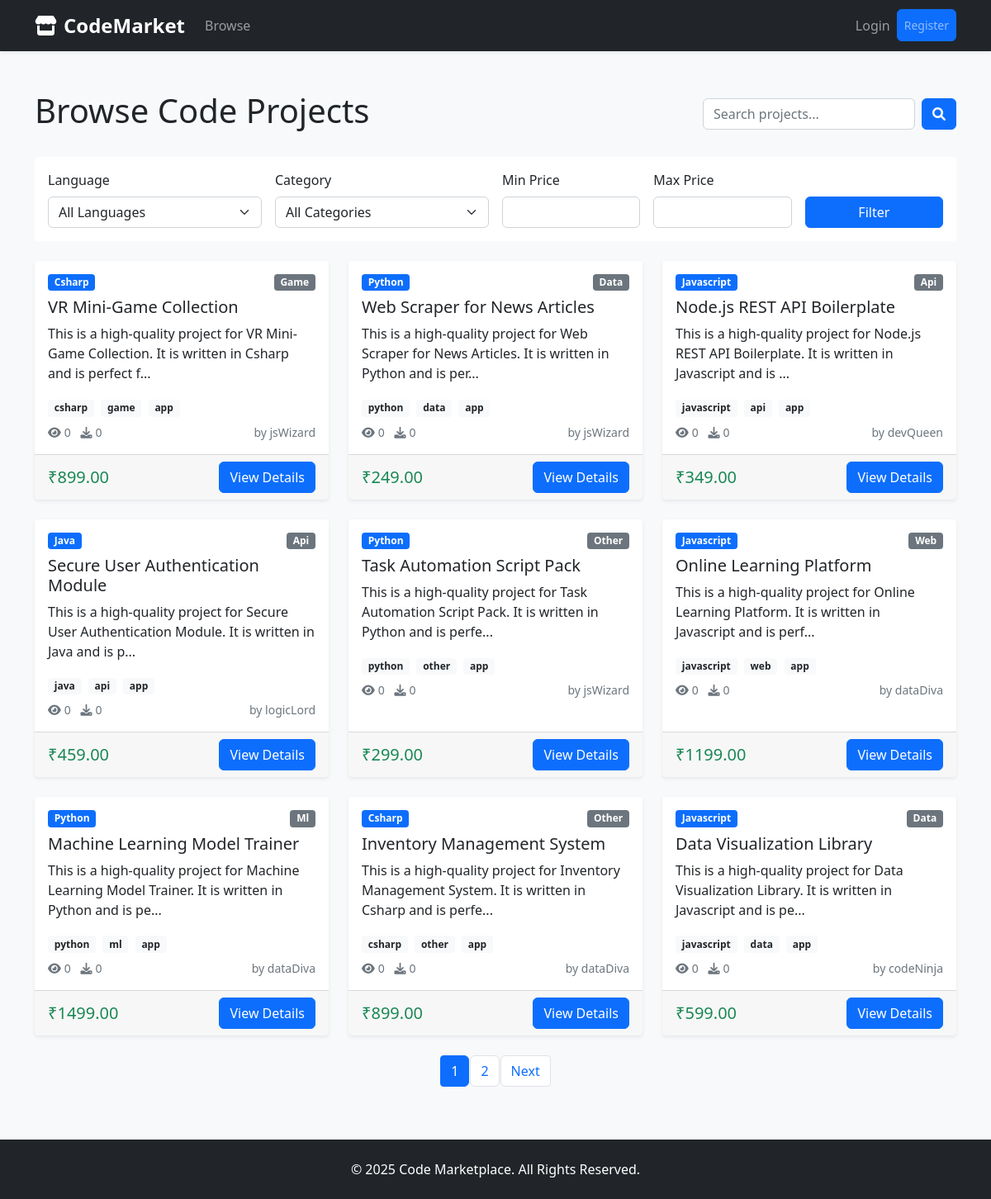
Screenshot of /browse with the database file from the repository.
### models.py (models this page shows, shortened)
class Project(db.Model):
    id = db.Column(db.Integer, primary_key=True)
    title = db.Column(db.String(200), nullable=False)
    description = db.Column(db.Text, nullable=False)
    price = db.Column(db.Float, nullable=False)
    language = db.Column(db.String(50), nullable=False)
    category = db.Column(db.String(50), nullable=False)
    tags = db.Column(db.String(500))
    filename = db.Column(db.String(255), nullable=False)
    file_path = db.Column(db.String(500), nullable=False)
    seller_id = db.Column(db.Integer, db.ForeignKey('user.id'), nullable=False)
    created_at = db.Column(db.DateTime, default=datetime.utcnow)
    views = db.Column(db.Integer, default=0)
    is_featured = db.Column(db.Boolean, default=False)
    purchases = db.relationship('Purchase', backref='project', lazy=True)
    reviews = db.relationship('Review', backref='project', lazy=True)
    wishlist_items = db.relationship('Wishlist', backref='project', lazy=True)
    def get_download_count(self):
        return len([p for p in self.purchases if p.status == 'completed'])
    def get_tags_list(self):
        return [tag.strip() for tag in self.tags.split(',') if tag.strip()] if self.tags else []
    def get_average_rating(self):
        if not self.reviews:
            return 0
        return round(sum(review.rating for review in self.reviews) / len(self.reviews), 1)

class User(UserMixin, db.Model):
    id = db.Column(db.Integer, primary_key=True)
    username = db.Column(db.String(64), unique=True, nullable=False)
    email = db.Column(db.String(120), unique=True, nullable=False)
    password_hash = db.Column(db.String(256))
    is_seller = db.Column(db.Boolean, default=False)
    created_at = db.Column(db.DateTime, default=datetime.utcnow)
    projects = db.relationship('Project', backref='seller', lazy=True)
    purchases = db.relationship('Purchase', backref='buyer', lazy=True)
    reviews = db.relationship('Review', backref='reviewer', lazy=True)
    wishlist_items = db.relationship('Wishlist', backref='user', lazy=True)

### routes.py (the view, shortened to what this page needs)
@app.route('/browse')
def browse():
    search_form = SearchForm()
    page = request.args.get('page', 1, type=int)
    language = request.args.get('language', '')
    category = request.args.get('category', '')
    min_price = request.args.get('min_price', type=float)
    max_price = request.args.get('max_price', type=float)
    search_query = request.args.get('q', '')
    query = Project.query
    if language:
        query = query.filter(Project.language == language)
    if category:
        query = query.filter(Project.category == category)
    if min_price is not None:
        query = query.filter(Project.price >= min_price)
    if max_price is not None:
        query = query.filter(Project.price <= max_price)
    projects = query.order_by(Project.created_at.desc()).paginate(
        page=page, per_page=9, error_out=False
    )
    return render_template('browse.html', projects=projects, search_form=search_form,
                           language=language, category=category,
                           min_price=min_price, max_price=max_price, search_query=search_query)

### forms.py
class SearchForm(FlaskForm):
    query = StringField('Search', validators=[DataRequired()])
    submit = SubmitField('Search')

### templates/browse.html (shortened to what this page needs)
{% extends "base.html" %}
{% block content %}
<div class="container py-5">
    <div class="row">
        <div class="col-12">
            <div class="d-flex justify-content-between align-items-center mb-4">
                <h1>Browse Code Projects</h1>
                <div class="search-bar-inline">
                    <form action="{{ url_for('browse') }}" method="GET" class="d-flex">
                        <input type="text" name="q" class="form-control me-2"
                               placeholder="Search projects..."
                               value="{{ search_query or '' }}">
                        <button type="submit" class="btn btn-primary">
                            <i class="fas fa-search"></i>
                        </button>
                    </form>
                </div>
            </div>
        </div>
    </div>
    <div class="row mb-4">
        <div class="col-12">
            <div class="card">
                <div class="card-body">
                    <form method="GET" class="row g-3">
                        <div class="col-md-3">
                            <label for="language" class="form-label">Language</label>
                            <select name="language" class="form-select" id="language">
                                <option value="">All Languages</option>
                            </select>
                        </div>
                        <div class="col-md-3">
                            <label for="category" class="form-label">Category</label>
                            <select name="category" class="form-select" id="category">
                                <option value="">All Categories</option>
                            </select>
                        </div>
                        <div class="col-md-2">
                            <label for="min_price" class="form-label">Min Price</label>
                            <input type="number" name="min_price" class="form-control" id="min_price"
                                   value="{{ min_price if min_price else '' }}" step="0.01" min="0">
                        </div>
                        <div class="col-md-2">
                            <label for="max_price" class="form-label">Max Price</label>
                            <input type="number" name="max_price" class="form-control" id="max_price"
                                   value="{{ max_price if max_price else '' }}" step="0.01" min="0">
                        </div>
                        <div class="col-md-2">
                            <label class="form-label">&nbsp;</label>
                            <div class="d-grid">
                                <button type="submit" class="btn btn-primary">Filter</button>
                            </div>
                        </div>
                    </form>
                </div>
            </div>
        </div>
    </div>
    {% if projects.items %}
    <div class="row">
        {% for project in projects.items %}
        <div class="col-lg-4 col-md-6 mb-4">
            <div class="card h-100 shadow-sm">
                <div class="card-body">
                    <div class="d-flex justify-content-between align-items-start mb-2">
                        <span class="badge bg-primary">{{ project.language.title() }}</span>
                        <span class="badge bg-secondary">{{ project.category.title() }}</span>
                    </div>
                    <h5 class="card-title">{{ project.title }}</h5>
                    <p class="card-text">{{ project.description[:100] }}{% if project.description|length > 100 %}...{% endif %}</p>
                    {% set avg_rating = project.get_average_rating() %}
                    {% if project.get_tags_list() %}
                    <div class="mb-2">
                        {% for tag in project.get_tags_list()[:3] %}
                        <span class="badge bg-light text-dark me-1">{{ tag }}</span>
                        {% endfor %}
                    </div>
                    {% endif %}
                    <div class="d-flex justify-content-between align-items-center">
                        <small class="text-muted">
                            <i class="fas fa-eye me-1"></i>{{ project.views }}
                            <i class="fas fa-download ms-2 me-1"></i>{{ project.get_download_count() }}
                        </small>
                        <small class="text-muted">by {{ project.seller.username }}</small>
                    </div>
                </div>
                <div class="card-footer d-flex justify-content-between align-items-center">
                    <span class="h5 mb-0 text-success">₹{{ "%.2f"|format(project.price) }}</span>
                    <div>
                        <a href="{{ url_for('product_detail', id=project.id) }}" class="btn btn-primary">
                            View Details
                        </a>
                    </div>
                </div>
            </div>
        </div>
        {% endfor %}
    </div>
    {% if projects.pages > 1 %}
    <div class="row">
        <div class="col-12">
            <nav aria-label="Project pagination">
                <ul class="pagination justify-content-center">
                    {% for page_num in projects.iter_pages() %}
                        {% if page_num %}
                            {% if page_num != projects.page %}
                            <li class="page-item">
                                <a class="page-link" href="{{ url_for('browse', page=page_num,
                                    language=language, category=category, min_price=min_price, max_price=max_price) }}">{{ page_num }}</a>
                            </li>
                            {% else %}
                            <li class="page-item active">
                                <span class="page-link">{{ page_num }}</span>
                            </li>
                            {% endif %}
                        {% else %}
                        <li class="page-item disabled">
                            <span class="page-link">...</span>
                        </li>
                        {% endif %}
                    {% endfor %}
                    {% if projects.has_next %}
                    <li class="page-item">
                        <a class="page-link" href="{{ url_for('browse', page=projects.next_num,
                            language=language, category=category, min_price=min_price, max_price=max_price) }}">Next</a>
                    </li>
                    {% endif %}
                </ul>
            </nav>
        </div>
    </div>
    {% endif %}
    {% endif %}
</div>
{% endblock %}

### static/css/style.css (style rules this page uses)
:root { --primary-color: #0d6efd; --secondary-color: #6c757d; --success-color: #198754; --info-color: #0dcaf0; --warning-color: #ffc107; --danger-color: #dc3545; --dark-color: #212529; --light-color: #f8f9fa; }
body { font-family: 'Segoe UI', Tahoma, Geneva, Verdana, sans-serif; background-color: #f8f9fa; }
.card { border: none; transition: transform 0.2s ease-in-out, box-shadow 0.2s ease-in-out; }
.badge { font-size: 0.75rem; }
.btn { border-radius: 6px; font-weight: 500; }
.btn-primary { background-color: var(--primary-color); border-color: var(--primary-color); }
.form-control, .form-select { border-radius: 6px; }
.pagination .page-link { color: var(--primary-color); border-radius: 6px; margin: 0 2px; }
.pagination .page-item.active .page-link { background-color: var(--primary-color); border-color: var(--primary-color); }
.text-success { color: var(--success-color) !important; }
.bg-primary { background-color: var(--primary-color) !important; }

### rows the page displays
Project: language "Csharp", category "Game", title "VR Mini-Game Collection", description "This is a high-quality project for VR Mini-Game Collection. It is written in Csharp and is perfect f", 3 "csharp" "game" "app", views "0", get_download_count "0", seller.username "jsWizard", price "899.00"
Project: language "Python", category "Data", title "Web Scraper for News Articles", description "This is a high-quality project for Web Scraper for News Articles. It is written in Python and is per", 3 "python" "data" "app", views "0", get_download_count "0", seller.username "jsWizard", price "249.00"
Project: language "Javascript", category "Api", title "Node.js REST API Boilerplate", description "This is a high-quality project for Node.js REST API Boilerplate. It is written in Javascript and is", 3 "javascript" "api" "app", views "0", get_download_count "0", seller.username "devQueen", price "349.00"
Project: language "Java", category "Api", title "Secure User Authentication Module", description "This is a high-quality project for Secure User Authentication Module. It is written in Java and is p", 3 "java" "api" "app", views "0", get_download_count "0", seller.username "logicLord", price "459.00"
Project: language "Python", category "Other", title "Task Automation Script Pack", description "This is a high-quality project for Task Automation Script Pack. It is written in Python and is perfe", 3 "python" "other" "app", views "0", get_download_count "0", seller.username "jsWizard", price "299.00"
Project: language "Javascript", category "Web", title "Online Learning Platform", description "This is a high-quality project for Online Learning Platform. It is written in Javascript and is perf", 3 "javascript" "web" "app", views "0", get_download_count "0", seller.username "dataDiva", price "1199.00"
Project: language "Python", category "Ml", title "Machine Learning Model Trainer", description "This is a high-quality project for Machine Learning Model Trainer. It is written in Python and is pe", 3 "python" "ml" "app", views "0", get_download_count "0", seller.username "dataDiva", price "1499.00"
Project: language "Csharp", category "Other", title "Inventory Management System", description "This is a high-quality project for Inventory Management System. It is written in Csharp and is perfe", 3 "csharp" "other" "app", views "0", get_download_count "0", seller.username "dataDiva", price "899.00"
Project: language "Javascript", category "Data", title "Data Visualization Library", description "This is a high-quality project for Data Visualization Library. It is written in Javascript and is pe", 3 "javascript" "data" "app", views "0", get_download_count "0", seller.username "codeNinja", price "599.00"

### other values shown
{{ page_num }} "1"
{{ page_num }} "2"
